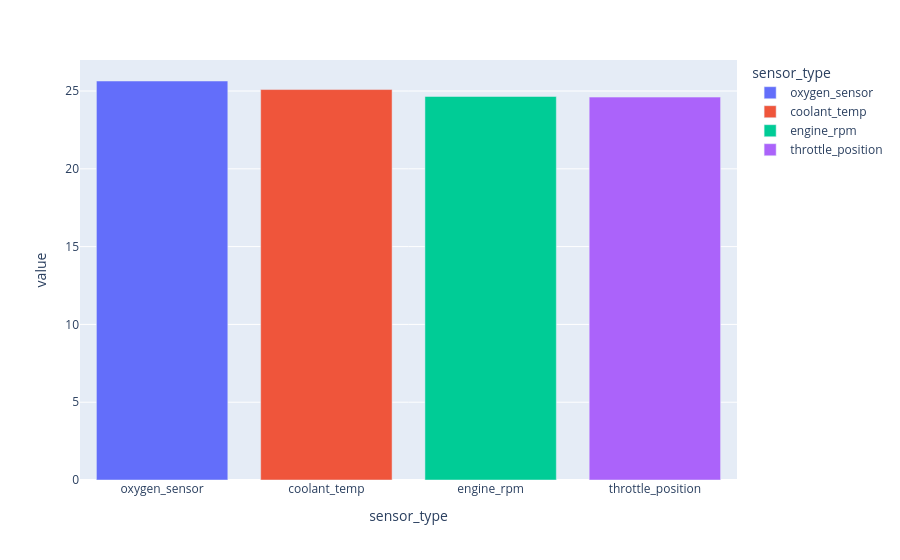

The cell this chart's notebook holds for it:
### Markdown cell above
### What is the proportion of various types of sensors in sensor_df?

### Code cell
result=sensor_df["sensor_type"].value_counts(normalize=True)*100
display(result)
px.bar(result,color=result.index) # We are doing result.index because value_counts returns series i.e array of numbers , but in series there is no anything like of columns , so we have used index.

### Figure 1 — Plotly figure (JSON) as saved in the notebook; plotly's stock layout.template omitted (floating-point values rounded to 4 significant figures)
{"data": [{"hovertemplate": "sensor_type=%{x}<br>value=%{y}<extra></extra>", "legendgroup": "oxygen_sensor", "marker": {"color": "#636efa", "pattern": {"shape": ""}}, "name": "oxygen_sensor", "orientation": "v", "showlegend": true, "textposition": "auto", "type": "bar", "x": ["oxygen_sensor"], "xaxis": "x", "y": [25.64], "yaxis": "y"}, {"hovertemplate": "sensor_type=%{x}<br>value=%{y}<extra></extra>", "legendgroup": "coolant_temp", "marker": {"color": "#EF553B", "pattern": {"shape": ""}}, "name": "coolant_temp", "orientation": "v", "showlegend": true, "textposition": "auto", "type": "bar", "x": ["coolant_temp"], "xaxis": "x", "y": [25.09], "yaxis": "y"}, {"hovertemplate": "sensor_type=%{x}<br>value=%{y}<extra></extra>", "legendgroup": "engine_rpm", "marker": {"color": "#00cc96", "pattern": {"shape": ""}}, "name": "engine_rpm", "orientation": "v", "showlegend": true, "textposition": "auto", "type": "bar", "x": ["engine_rpm"], "xaxis": "x", "y": [24.65], "yaxis": "y"}, {"hovertemplate": "sensor_type=%{x}<br>value=%{y}<extra></extra>", "legendgroup": "throttle_position", "marker": {"color": "#ab63fa", "pattern": {"shape": ""}}, "name": "throttle_position", "orientation": "v", "showlegend": true, "textposition": "auto", "type": "bar", "x": ["throttle_position"], "xaxis": "x", "y": [24.61], "yaxis": "y"}], "layout": {"barmode": "relative", "legend": {"title": {"text": "sensor_type"}, "tracegroupgap": 0}, "margin": {"t": 60}, "xaxis": {"anchor": "y", "categoryarray": ["oxygen_sensor", "coolant_temp", "engine_rpm", "throttle_position"], "categoryorder": "array", "domain": [0, 1], "title": {"text": "sensor_type"}}, "yaxis": {"anchor": "x", "domain": [0, 1], "title": {"text": "value"}}}}
